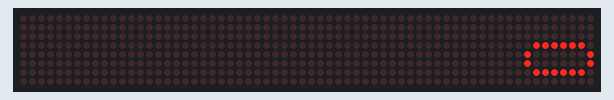
Bench run of a sketch on a simulated Arduino Uno, built with avr-gcc and run on an emulated ATmega328P. On the bench: 64×8 LED matrix.

Above: at 0.06 s.
At 95.9 s:
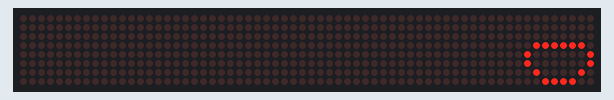

The sketch:

LED_MATRIX.ino
```cpp
#include <LedControl.h>

int DIN = 11;
int CS =  10;
int CLK = 13;
LedControl lc = LedControl(DIN, CLK, CS, 0);

byte circle[8] = {
    B00000000,
    B00000000,
    B00000000,
    B01111110,
    B10000001,
    B10000001,
    B01111110,
    B00000000
};

byte line[8] = {
    B00000000,
    B00000000,
    B00000000,
    B01111110,
    B10000001,
    B10000001,
    B01000010,
    B00111100
};

void setup() {
    lc.shutdown(0, false);
    lc.setIntensity(0, 15);
}

void loop() {
    // circle pattern
    for (int i = 0; i < 8; i++) {
        lc.setRow(0, i, circle[i]);
    }
    delay(100);

    // line pattern
    for (int i = 0; i < 8; i++) {
        lc.setRow(0, i, line[i]);
    }
    delay(100);
}
```
